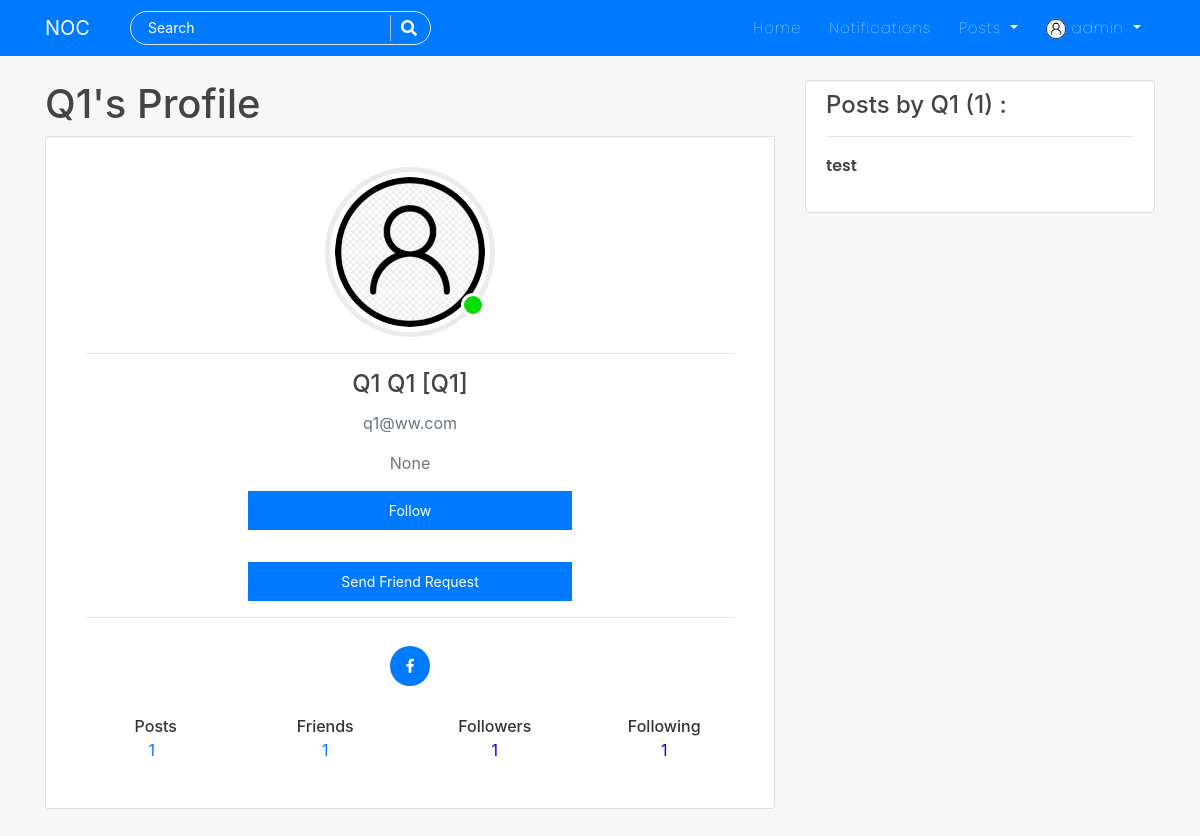
Screenshot of /user/11/ (signed in) with the database file from the repository.
### users/models.py (models this page shows, shortened)
class Profile(models.Model):
    USER_TYPE_CHOICES = (
        ('patient', 'Patient'),
        ('nurse', 'Nurse'),
    )
    user = models.OneToOneField(User, on_delete=models.CASCADE)
    is_online = models.BooleanField(default=False)
    following = models.ManyToManyField(User, related_name="following", blank=True)
    friends = models.ManyToManyField(User, related_name='my_friends', blank=True)
    bio = models.CharField(default="",blank=True,null=True,max_length=350)
    date_of_birth = models.CharField(blank=True,max_length=150)
    updated = models.DateTimeField(auto_now=True)
    created = models.DateTimeField(auto_now_add=True)
    image = models.ImageField(default='default.jpg', upload_to='profile_pics',blank=True, null=True)
    facebook_link = models.URLField(blank=True, null=True)
    twitter_link = models.URLField(blank=True, null=True)
    instagram_link = models.URLField(blank=True, null=True)
    linkedin_link = models.URLField(blank=True, null=True)
    user_type = models.CharField(max_length=10, choices=USER_TYPE_CHOICES,)
    is_available_for_emergencies = models.BooleanField(default=True)
    location = models.CharField(max_length=100,null=True)
    def profile_posts(self):
        return self.user.post_set.all()
    def __str__(self):
        return f'{self.user.username} Profile'

### blog/models.py (models this page shows, shortened)
class Post(models.Model):
    title = models.CharField(max_length=150)
    content = RichTextField(blank=True, null=True)
    date_posted = models.DateTimeField(default=timezone.now)
    date_updated = models.DateTimeField(auto_now=True)
    author = models.ForeignKey(User, on_delete=models.CASCADE)
    likes = models.ManyToManyField(User, related_name="blogpost", blank=True)
    saves = models.ManyToManyField(User, related_name="blogsave", blank=True)

### users/views.py (the view, shortened to what this page needs)
# urls.py: path('<int:pk>/', views.ProfileDetailView.as_view(), name='profile-detail-view'),
class ProfileDetailView(LoginRequiredMixin,DetailView):
    model = Profile
    template_name = "users/user_profile_details.html"
    context_object_name = "profiles"
    def get_object(self,**kwargs):
        pk = self.kwargs.get("pk")
        view_profile = Profile.objects.get(pk=pk)
        return view_profile
    def get_context_data(self, **kwargs):
        context = super().get_context_data(**kwargs)
        view_profile = self.get_object()
        my_profile = Profile.objects.get(user=self.request.user)
        if view_profile.user in my_profile.following.all():
            follow = True
        else:
            follow = False
        context["follow"] = follow
        account = view_profile.user
        try:
            friend_list = FriendList.objects.get(user=account)
        except FriendList.DoesNotExist:
            friend_list = FriendList(user=account)
            friend_list.save()
        friends = friend_list.friends.all()
        context['friends']=friends
        is_self = True
        is_friend = False
        request_sent = FriendRequestStatus.NO_REQUEST_SENT.value
        friend_requests = None
        user=self.request.user
        if user.is_authenticated and user!=account:
            is_self = False
            if friends.filter(pk=user.id):
                is_friend = True
            else:
                is_friend = False
                if get_friend_request_or_false(sender=account, receiver=user) != False:
                    request_sent = FriendRequestStatus.THEM_SENT_TO_YOU.value
                    context['pending_friend_request_id'] = get_friend_request_or_false(sender=account, receiver=user).pk
                elif get_friend_request_or_false(sender=user, receiver=account) != False:
                    request_sent = FriendRequestStatus.YOU_SENT_TO_THEM.value
                else:
                    request_sent = FriendRequestStatus.NO_REQUEST_SENT.value
        elif not user.is_authenticated:
            is_self = False
        else:
            try:
                friend_requests = FriendRequest.objects.filter(receiver=user, is_active=True)
            except:
                pass
        context['request_sent'] = request_sent
        context['is_friend'] = is_friend
        context['is_self'] = is_self
        context['friend_requests'] = friend_requests
        return context

### friend/models.py (called while the page is built)
    def __str__(self):
        return self.user.username

### friend/utils.py (called while the page is built)
def get_friend_request_or_false(sender, receiver):
    try:
        return FriendRequest.objects.get(sender=sender, receiver=receiver, is_active=True)
    except FriendRequest.DoesNotExist:
        return False

### users/templates/users/user_profile_details.html (shortened to what this page needs)
{% extends "blog/base.html" %}
{% block content %}
<div class="col-md-8">
	<h1>{{ object.user.username }}'s Profile</h1>
<div class="content-section" style="width: 100%">
    <div class="account-img-container">
        <div class="img-cont">
            <img class="rounded-circle account-img" src="{{object.user.profile.image.url}}" alt="image">
            {% if object.user.profile.is_online %}
                <div class="online-circle"></div>
            {% else %}
                <div class="offline-circle"></div>
            {% endif %}
        </div>
    </div>
    <div class="card-body">
        <hr>
        <h4 class="card-title text-center">{{object.user.first_name}} {{object.user.last_name}} [{{object.user.username}}]</h4>
        <p class="card-text text-center text-muted">{{object.user.email}}</p>
        <p class="card-text text-center text-muted">{{object.user.profile.bio}}</p>
        <div class="text-center">
            {% if object.user != user %}
                {% if follow %}
                    <form action="{% url 'follow-unfollow-view' %}" method='POST'>
                        {% csrf_token %}
                        <input type="hidden" name="profile_pk" value={{object.pk}}>
                        <button type="submit" class="btn btn-danger mb-2 w-50">Unfollow</button>
                    </form>
                {% else %}
                    <form action="{% url 'follow-unfollow-view' %}" method='POST'>
                        <button type="submit" class="btn btn-primary mb-2 w-50">Follow</button>
                    </form>
                {% endif %}
            {% endif %}
			{% if is_friend == False and is_self == False %}
				{% if request_sent == -1 %}
					<div class="d-flex flex-column align-items-center pt-4">
						<button class="btn btn-primary w-50" id="id_send_friend_request_btn">
							Send Friend Request
						</button>
					</div>
				{% endif %}
			{% endif %}
        </div>
        <hr>
		<ul class="social-links list-inline text-center m-4">
			{% if object.user.profile.facebook_link %}
				<li class="list-inline-item m-1"><a class="btn-primary" href="{{ object.user.profile.facebook_link }}"><i class="fab fa-facebook-f"></i></a></li>
			{% endif %}
		</ul>
        <div class="m-t-10 p-15 text-center">
            <div class="row">
                <div class="col">
                    <span class="h6">Posts</span>
                    <p><a class="mr-2" href="{% url 'user-posts' object.user %}">{{object.profile_posts.count}}</a></p>
                </div>
                <div class="col">
                    <span class="h6">Friends</span>
                    <p title="Friends">
                        <a href="{% url 'friend:list' object.user.id %}">{{friends|length}}</a>
                    </p>
                </div>
                <div class="col">
                    <span class="h6">Followers</span>
                    <p style="cursor:pointer; color: blue;" data-toggle="modal" data-target="#exampleModal" data-contents="{{object.user.following.all}}" data-title="Followers" title="Followers">{{object.user.following.count}}</p>
                </div>
                <div class="col">
                    <span class="h6">Following</span>
					<p style="cursor:pointer; color: blue;" data-toggle="modal" data-target="#exampleModal" data-contents="{{object.user.profile.following.all}}" data-title="Following" title="Following">{{object.user.profile.following.count}}</p>
                </div>
            </div>
        </div>
    </div>
</div>
<br>
<br>
</div>
<div class="col-md-4">
    <div class="content-section">
		<h4>Posts by {{object.user}} ({{object.profile_posts.count}}) : </h4>
		{% for post in object.profile_posts %}
			<hr>
			<div>
				<a class="article-title" href="{% url 'post-detail' post.id %}">{{ post.title }}</a>
			</div>
		{% endfor %}
		<br>
	</div>
</div>
{% endblock %}

### blog/templates/blog/navbar.html (shortened to what this page needs)
<nav class="navbar navbar-expand-lg navbar-dark bg-steel fixed-top">
    <div class="container">
      <a class="navbar-brand mr-4 pr-3" href="/">NOC</a>
      <div class="collapse navbar-collapse" id="navbarToggle">
        <div class="navbar-nav mr-auto">
          <div id="searchbar" >
            <form method="GET" action="/search">
              <input required name="query" id="search" type="text" placeholder="Search">
              <button class="search-btn" type="submit"><i class="fas fa-search"></i></button>
            </form>
          </div>
        </div>
        <div class="navbar-nav">
          <a class="nav-item nav-link" href="{% url 'blog-home' %}">Home</a>
          {% if user.is_authenticated %}
          <a class="nav-item nav-link" href="{% url 'show-notifications' %}">Notifications</a>
          <div class="dropdown">
            <a class="dropdown-toggle nav-link" href="#" role="button" id="dropdownMenuLink1" data-toggle="dropdown" aria-haspopup="true" aria-expanded="false">
              Posts
            </a>
          </div>
          {% endif %}
          {% if user.is_authenticated %}
            <div class="dropdown">
              <a class="dropdown-toggle nav-link" href="#" role="button" id="dropdownMenuLink2" data-toggle="dropdown" aria-haspopup="true" aria-expanded="false">
                <img class="rounded-circle" style="height: 20px; width: 20px;" src="{{user.profile.image.url}}" alt="">&nbsp;{{user|truncatechars:"10"}}
              </a>
            </div>
          {% else %}
            <a class="nav-item nav-link" href="{% url 'account_login' %}">Login</a>
            <a class="nav-item nav-link" href="{% url 'register' %}">Register</a>
          {% endif %}
        </div>
      </div>
    </div>
</nav>

### blog/static/blog/main.css (style rules this page uses)
body { background: #f7f7f7; color: #333333; margin-top: 5rem; scroll-behavior: smooth; }
h1, h2, h3, h4, h5, h6 { color: #444444; }
ul { margin: 0; }
.bg-steel { background: #007bff ; }
.site-header .navbar-nav .nav-link { color: #ffffff; font-family:'Poppins'; font-weight: 100; margin: 0px 6px; font-size: 15px; letter-spacing: 1px; }
.content-section { background: #ffffff; padding: 10px 20px; border: 1px solid #dddddd; border-radius: 3px; margin-bottom: 20px; }
.article-title { color: #444444; font-family: 'poppins'; font-weight: 600; }
.account-img { height: 170px; width: 170px; margin: 20px; padding: 5px; margin-bottom: 0px; transform: translate(-20px,0px); border: 5px solid #ebebeb; }
.online-circle { width: 24px; height: 24px; border-radius: 50%; background-color:#07dd00; border: 3px solid white; bottom: 0; right: 10px; position: absolute; }
.img-cont { height: 170px; width: 170px; position: relative; }
.account-img-container { display: flex; align-items: center; justify-content: center; }
#searchbar form { width: auto; display: flex; flex-direction: row; border-radius: 50px; padding: 3px 15px; background-color: transparent; border: 1px solid #e4e4e4; margin-right: 10px; }
#searchbar form input::placeholder { color: #fff; font-size: 14px; }
#searchbar form input { border: none; outline: none; color: #fff; font-size: 15px; flex: 1; background-color:transparent; }
.search-btn { color:#fff; border: none; width: 25px; padding-left: 10px; border-left: 1px solid rgba(202, 202, 202, 0.829); outline: none; background-color: transparent; }
.search-btn i { font-size: 16px; }
.btn { border-radius: 0px; padding: 8px 15px; font-size: 14px; }

### users/templates/users/user_profile_details.html (style rules this page uses)
.social-links li a { border-radius: 50%; color: rgba(255, 255, 255); display: inline-block; height: 40px; line-height: 35px; border: 2px solid transparent; text-align: center; width: 40px; font-size: 14px; }

### rows the page displays
Profile: user.username "Q1", user.profile.image (placeholder picture), user.first_name "Q1", user.last_name "Q1", user.email "q1@ww.com", user.profile.bio "None", profile_posts.count "1", user.following.count "1", user.profile.following.count "1", user "Q1"
Post: title "test"

### other values shown
{{ user|truncatechars:"10" }} "admin"
{{ friends|length }} "1"
